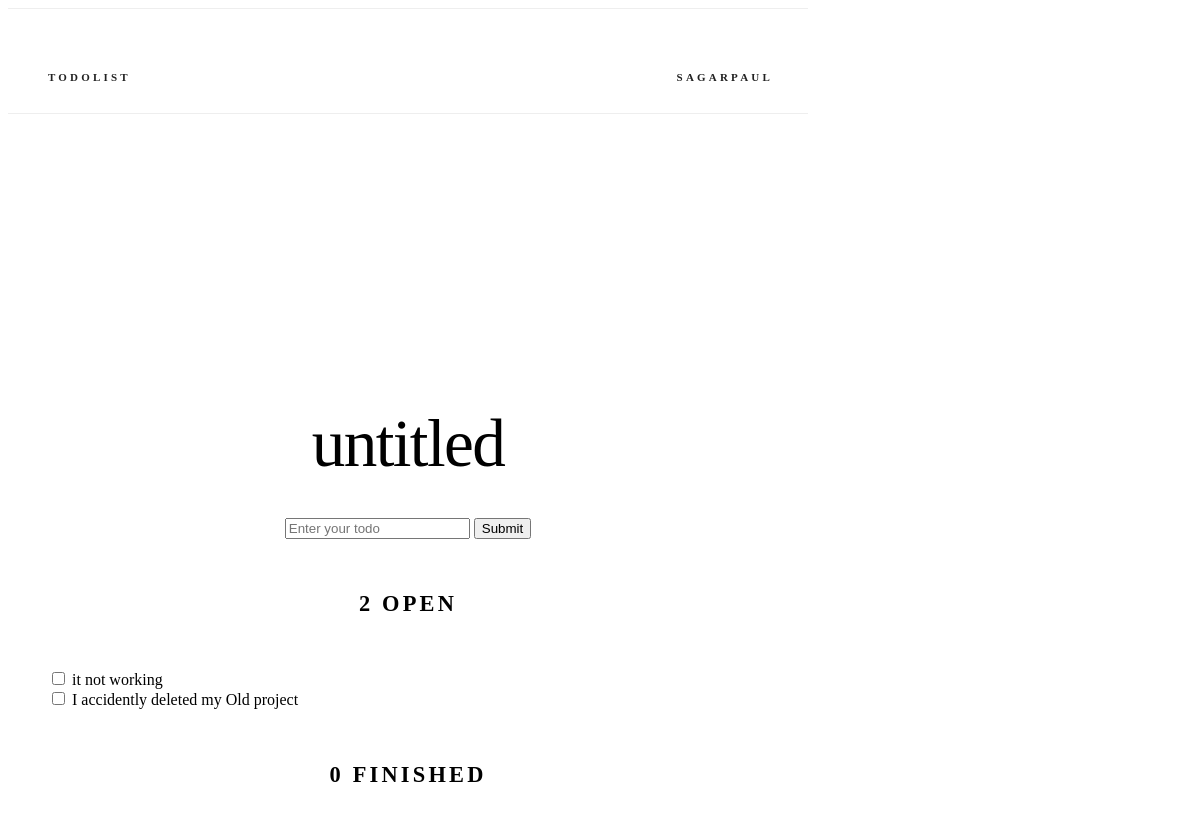
The page /todolist/7/ (signed in) on the database its author committed.
### lists/models.py (models this page shows, shortened)
class TodoList(models.Model):
    title = models.CharField(max_length=128, default="Todolist")
    created_at = models.DateTimeField(auto_now=True)
    creator = models.ForeignKey(
        User, null=True, related_name="todolists", on_delete=models.CASCADE
    )
    class Meta:
        ordering = ("created_at",)
    def count_finished(self):
        return self.todos.filter(is_finished=True).count()
    def count_open(self):
        return self.todos.filter(is_finished=False).count()

class Todo(models.Model):
    description = models.CharField(max_length=128)
    created_at = models.DateTimeField(auto_now=True)
    finished_at = models.DateTimeField(null=True)
    is_finished = models.BooleanField(default=False)
    creator = models.ForeignKey(
        User, null=True, related_name="todos", on_delete=models.CASCADE
    )
    todolist = models.ForeignKey(
        TodoList, related_name="todos", on_delete=models.CASCADE
    )
    class Meta:
        ordering = ("created_at",)

### lists/views.py (the view)
# urls.py: path("todolist/<int:todolist_id>/", views.todolist, name="todolist"),
def todolist(request, todolist_id):
    todolist = get_object_or_404(TodoList, pk=todolist_id)
    if request.method == "POST":
        redirect("lists:add_todo", todolist_id=todolist_id)
    return render(
        request, "lists/todolist.html", {"todolist": todolist, "form": TodoForm()}
    )

### lists/forms.py
class TodoForm(forms.Form):
    description = forms.CharField(
        **form_kwargs(widget=forms.TextInput(attrs=widget_attrs("Enter your todo")))
    )

### lists/templates/lists/todolist.html (shortened to what this page needs)
{% extends "base.html" %}
{% load static %}
{% block body %}
<section class="header">
  <div class="row">
    <div class="six columns">
      <div class="title">{{todolist.title}}</div>
      <form action="{% url 'lists:add_todo' todolist.id %}" method=post>
        {{ form }}
        <input type="submit" value="Submit">
      </form>
    </div>
    <div class="row">
      <div class="one-half column open-todos">
        <h6 class="docs-header open-todos">{{ todolist.count_open }} open</h6>
        <ul>
          {% for todo in todolist.todos.all %}
            {% if not todo.is_finished %}
              <li><input type="checkbox" id="checkbox" data-todo-id="{{ todo.id }}"> {{ todo.description }}</li>
            {% endif %}
          {% endfor %}
        </ul>
      </div>
      <div class="one-half column finished-todos">
        <h6 class="docs-header finished-todos">{{ todolist.count_finished }} finished</h6>
      </div>
    </div>
  </div>
</section>
{% endblock %}

### todolist/templates/base.html (shortened to what this page needs)
<!DOCTYPE html>
<html lang="en">
<head>
  {% load static %}
  <link rel="stylesheet" type='text/css' href="https://cdnjs.cloudflare.com/ajax/libs/normalize/3.0.2/normalize.min.css">
  <link rel="stylesheet" type='text/css' href="https://cdnjs.cloudflare.com/ajax/libs/skeleton/2.0.4/skeleton.min.css">
  <link rel="stylesheet" type='text/css' href="{% static 'css/custom.css' %}">
</head>
<body>
  <div class="container">
    <nav class="navbar">
      <div class="container">
        <ul class="navbar-list">
          <li class="navbar-item"><a class="navbar-link" href="{% url 'lists:index' %}">Todolist</a></li>
          {% if not user.is_authenticated %}
          <li class="navbar-item">
            <a class="navbar-link" href="{% url 'auth:login' %}">Login</a> {% else %}
            <li class="navbar-item">
              <a class="navbar-link" href="#" data-popover="#moreNavPopover">{{ user.username }}</a>
            </li>
            {% endif %}
        </ul>
      </div>
    </nav>
    {% block body %}{% endblock %}
  </div>
</body>
</html>

### todolist/static/css/custom.css (style rules this page uses)
.open-todos ul, .finished-todos ul { list-style: none; text-align: left; word-wrap: break-word; }
.title { margin-top: 0; margin-bottom: 2rem; font-weight: 300; font-size: 3.6rem; line-height: 1.25; letter-spacing: -.1rem; word-wrap: break-word; }
.container { max-width: 800px; }
.header { margin-top: 6rem; text-align: center; }
.docs-header { text-transform: uppercase; font-size: 1.4rem; letter-spacing: .2rem; font-weight: 600; }
.navbar { display: none; }
@media (min-width: 550px) { .title { font-size: 4.2rem; } }
@media (min-width: 550px) { .header { margin-top: 18rem; } }
@media (min-width: 750px) { .navbar, .navbar-spacer { display: block; width: 100%; height: 6.5rem; background: #fff; z-index: 99; border-top: 1px solid #eee; border-bottom: 1px solid #eee; } }
@media (min-width: 750px) { .navbar > .container { width: 100%; } }
@media (min-width: 750px) { .navbar-list { list-style: none; margin-bottom: 0; } }
@media (min-width: 750px) { .navbar-item { position: relative; float: left; margin-bottom: 0; } }
@media (min-width: 750px) { .navbar-item:last-child { float: right; } }
@media (min-width: 750px) { .navbar-link { text-transform: uppercase; font-size: 11px; font-weight: 600; letter-spacing: .2rem; margin-right: 35px; text-decoration: none; line-height: 6.5rem; color: #222; } }

### rows shown on the page
TodoList: title "untitled", count_open "2", count_finished "0"
Todo: description "it not working"
Todo: description "I accidently deleted my Old project"

### other values the page prints
{{ user.username }} "SAGARPAUL"
